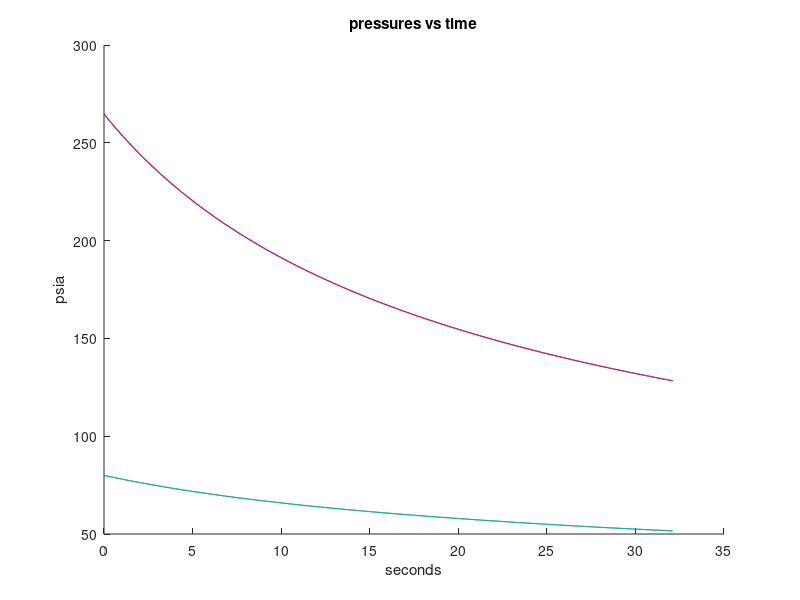
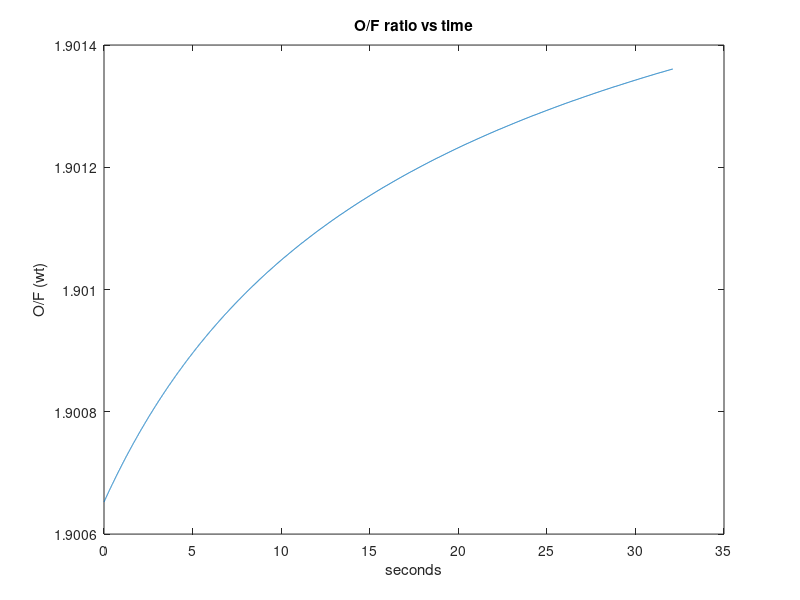
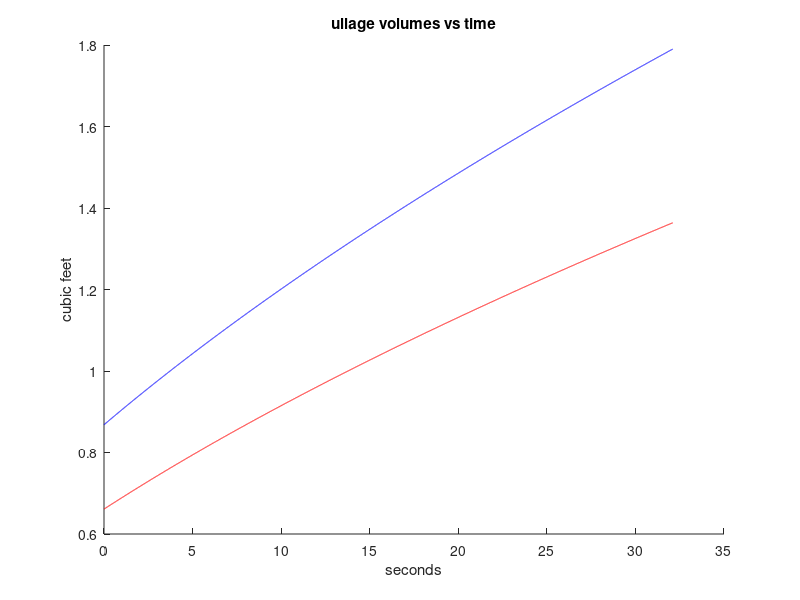
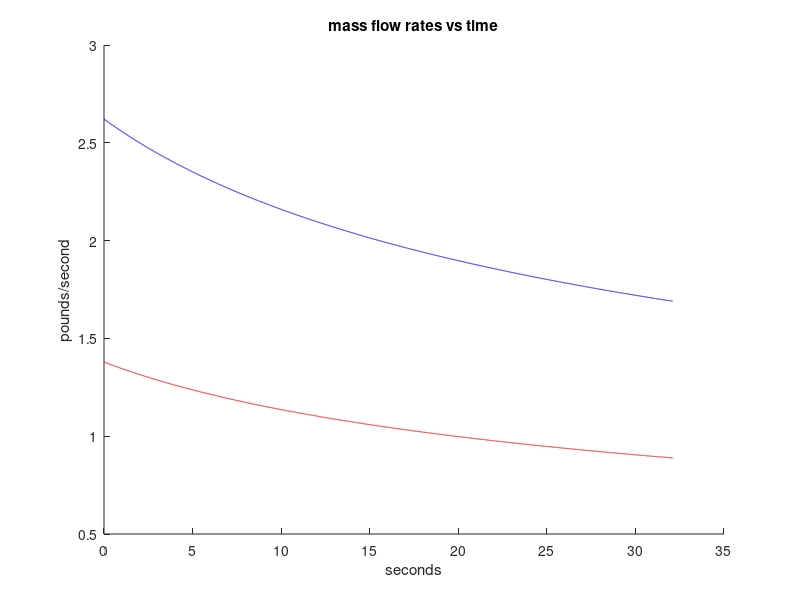

Reproduce these figures in MATLAB, in order.
% Blowdown rocket system simulator
% (c) John Nguyen 2025
% MIT License

% This program assumes that, within reasonable O/F ratio bounds,
% the rocket chamber pressure is proportional to the mass flow rate
% and the thrust is proportional to the chamber pressure

% If "isothermal" is True, the expansion of the ullage gas in the propellant tanks
% tanks is assumed to be isothermal (constant temperature).
% This assumption is only valid when the expansion cooling of the gas
% is insignificant compared to the heat transfer from the environment
% as may be the case in a poorly insulated static fire test stand
% which exhausts its propellant slowly over a long burn.

% If "isothermal" is False, the gas expansion is assumed to be adiabatic,
% (no heat transfer).  This will result in reduced pressures compared
% to the isothermal case, and is nearly a "worst-case" scenario.  However
% there is still the case of "negative" heat transfer to the gas, which
% can easily occur if the ullage gas was initially at a higher temperature
% than the cryogenic propellant (say, liquid hydrogen) it pressurized.

isothermal = true;

% Common specific heat ratios:
% Helium - 1.667
% Hydrogen - 1.41
% Nitrogen, Oxygen, Air - 1.4
% Methane - 1.32
% Carbon dioxide - 1.28
% Propane - 1.13

ox_gamma = 1.667; % Specific heat ratio of OXIDIZER ullage gas
fu_gamma = 1.667; % Specific heat ratio of FUEL ullage gas

% initial properties
oxP0 = 264.7; % psia initial oxidizer tank pressure
oxV0 = 0.868; % ft3 initial oxidizer ullage volume
oxmdot0 = 2.621; % lbm/s initial oxidizer mass flow rate
fuP0 = 264.700; % psia initial fuel tank pressure
fuV0 = 0.661; % ft3 initial fuel ullage volume
fumdot0 = 1.379; % lbm/s initial fuel mass flow rate
ofr0 = oxmdot0/fumdot0 % initial O/F ratio
oxrho = 71; % lbm/ft3 oxidizer density
furho = 49; % lbm/ft3 fuel density

T0 = 800; % lbf, initial thrust
Pc0 = 80; % psia initial chamber pressure

% flow constants
oxbeta = Pc0/oxmdot0 % psia*s/lbm ox chamber pressure constant
oxalpha = oxmdot0/sqrt(oxP0-Pc0) % lbm/s/sqrt(psia) ox injector constant
fubeta = Pc0/fumdot0 % psia*s/lbm fuel chamber pressure constant
fualpha = fumdot0/sqrt(fuP0-Pc0) % lbm/s/sqrt(psia) fuel injector constant

% end conditions
oxVf = 1.790; % ft3 final oxidizer ullage volume
fuVf = 1.365; % ft3 final fuel ullage volume
tmax = 60; % maximum runtime
minofr = 1.7; % minimum o/f ratio
maxofr = 2.1; % maximum o/f ratio

dt = 0.003
n_points = ceil(tmax * 1/dt)
t = 0;
n = 1;

% Simulation record vectors
tnum = zeros(1,n_points);
oxPnum = fuPnum = oxVnum = fuVnum = oxmdotnum = fumdotnum = Pcnum = oxdPnum = fudPnum = ofrnum = fTnum = tnum;

% Current frame variables
oxV = oxV0;
fuV = fuV0;
oxP = oxP0;
fuP = fuP0;
oxmdot = oxmdot0;
fumdot = fumdot0;
ofr = ofr0;
Pc = Pc0;

% Simulation loop
% Exit conditions:
% - Exceeds size of preallocated vectors
% - Runs out of oxidizer or fuel (triggers warning if runs out of fuel first)
% - Exceeds maximum runtime
% - Leaves O/F ratio bounds (triggers warning)
% - Flow reversal (triggers warning) (Chamber pressure greater than feed pressure)
while n < n_points && oxV < oxVf && fuV < fuVf && t < tmax && minofr < ofr < maxofr && oxP > Pc && fuP > Pc
  oxdV = oxalpha * sqrt(oxP - Pc) / oxrho * dt; % ft3 ox change in ullage volume
  fudV = fualpha * sqrt(fuP - Pc) / furho * dt; % ft3 fuel change in ullage volume
  oxmdot = oxdV / dt * oxrho; % lbm/s ox mass flow rate
  fumdot = fudV / dt * furho; % lbm/s fuel mass flow rate
  if isothermal
    oxP = oxP0 * oxV0 / oxV; % psia new oxidizer pressure
    fuP = fuP0 * fuV0 / fuV; % psia new fuel pressure
  else
    oxP = oxP0*(oxV/(oxV+oxdV))^ox_gamma; % psia new oxidizer pressure
    fuP = fuP0*(fuV/(fuV+fudV))^fu_gamma; % psia new fuel pressure
  end
  oxV += oxdV; % ft3 new oxidizer ullage volume
  fuV += fudV; % ft3 new fuel ullage volume
  Pc = (fumdot * fubeta + oxmdot * oxbeta) / 2; % psia chamber pressure
  % Storing data in record vectors
  tnum(n) = t; % time, seconds
  oxPnum(n) = oxP; % oxidizer tank pressure, psia
  fuPnum(n) = fuP; % fuel tank pressure, psia
  oxVnum(n) = oxV; % oxidizer tank ullage volume, ft3
  fuVnum(n) = fuV; % fuel tank ullage volume, ft3
  oxmdotnum(n) = oxmdot; % oxidizer mass flow rate, lbm/s
  fumdotnum(n) = fumdot; % fuel mass flow rate, lbm/s
  ofrnum(n) = oxmdot/fumdot; % oxidizer/fuel mass flow rate ratio
  Pcnum(n) = Pc; % chamber pressure, psia
  oxdPnum(n) = oxP - Pc; % oxidizer injector pressure drop, psi
  fudPnum(n) = fuP - Pc; % fuel injector pressure drop, psi
  fTnum(n) = T0/Pc0 * Pc; % thrust, lbf
  t += dt; % incrementing time
  n += 1; % index increment
  % Printing reason for exiting loop
  if n >= n_points
    disp("Exit! Exceeded preallocated vector size (n_points)!")
  end
  if oxV >= oxVf
    disp("Exit! Ran out of oxidizer!")
  end
  if fuV >= fuVf
    disp("Exit! WARNING: Ran out of fuel!")
  end
  if t >= tmax
    disp("Exit! Exceeded maximum runtime (tmax)!")
  end
  if ofr < minofr || ofr > maxofr
    disp("Exit! WARNING: Left O/F ratio bounds!")
  end
  if oxP < Pc || fuP < Pc
    disp("Exit! WARNING: Flow reversal!")
  endif

end

disp("Final time:");
disp(t);

% Plot tank and chamber pressures over time
delete(figure(1));
figure(1);
hold on;
plot(tnum(1:(n-1)),oxPnum(1:(n-1)),"blue");
plot(tnum(1:(n-1)),fuPnum(1:(n-1)),"red");
plot(tnum(1:(n-1)),Pcnum(1:(n-1)),"green");
title("pressures vs time");
xlabel("seconds");
ylabel("psia");

% Plot O/F ratio over time
delete(figure(2));
figure(2);
plot(tnum(1:(n-1)),ofrnum(1:(n-1)));
title("O/F ratio vs time");
ylabel("O/F (wt)");
xlabel("seconds");

% Plot tank ullage volumes over time
delete(figure(3));
figure(3);
hold on;
plot(tnum(1:(n-1)),oxVnum(1:(n-1)),"blue");
plot(tnum(1:(n-1)),fuVnum(1:(n-1)),"red");
title("ullage volumes vs time");
xlabel("seconds");
ylabel("cubic feet");

% Plot fuel & oxidizer mass flow rates over time
delete(figure(4));
figure(4);
hold on;
plot(tnum(1:(n-1)),oxmdotnum(1:(n-1)),"blue");
plot(tnum(1:(n-1)),fumdotnum(1:(n-1)),"red");
title("mass flow rates vs time");
ylabel("pounds/second");
xlabel("seconds");

% Plot thrust over time
delete(figure(5));
figure(5);
hold on;
plot(tnum(1:(n-1)),fTnum(1:(n-1)),"blue");
title("Thrust vs time");
ylabel("pounds");
xlabel("seconds");

% Perform polynomial regression on thrust data
Tfit = polyfit(tnum(1:n-1),fTnum(1:n-1),4);
Tpred = polyval(Tfit,tnum(1:n-1));
% Plot regression polynomial onto thrust graph
plot(tnum(1:n-1),Tpred,"green");
% Print polynomial coefficients to command window
disp("Plotted regression predicted thrust in green!");
disp("Thrust as function of time:");
disp("Read as polynomial coefficients in decreasing order");
disp("at^4 + bt^3 + ct^2 + dt + e");
disp(Tfit);

% Perform polynomial regression on chamber pressure data
Pfit = polyfit(tnum(1:n-1),Pcnum(1:n-1),4);
Ppred = polyval(Pfit,tnum(1:n-1));
% Plot regression polynomial onto pressure graph
figure(1);
plot(tnum(1:n-1),Ppred);
% Print polynomial coefficients to command window
disp("Plotted regression chamber pressure in purple!");
disp("Chamber pressure as a function of time:");
disp(Pfit);


